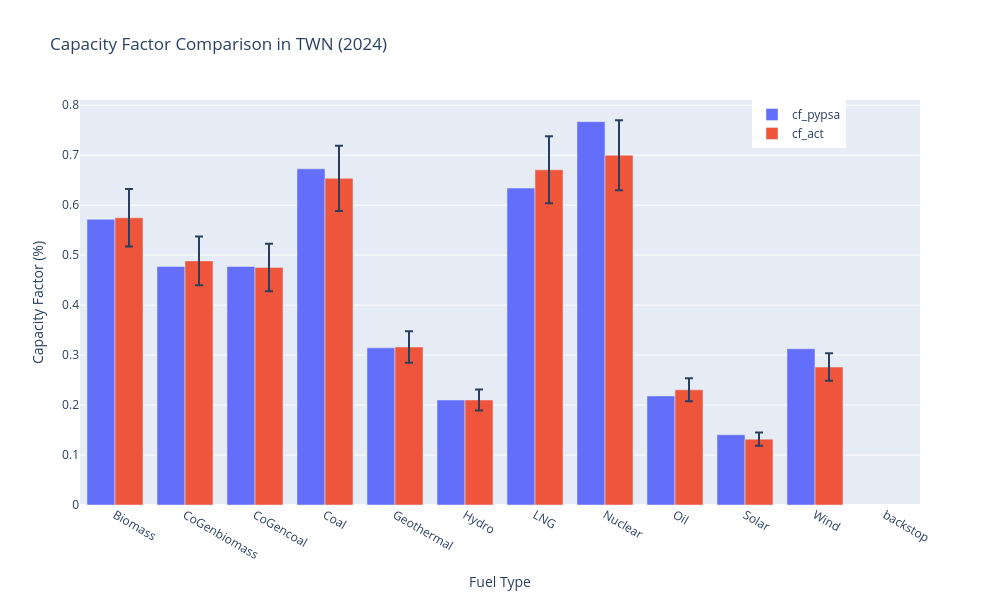

This figure's notebook cell:
### Code cell
# --- CALIBRATION 1C: YEARLY CAPACITY FACTOR 2024 - Official data vs model --- #

# Extract CF results
cf_pypsa = (n.statistics.capacity_factor(groupby=['bus','carrier']).reset_index().rename(columns={'carrier':'Fuel', 0:'cf_pypsa'})
)

cf_pypsa.loc[cf_pypsa['Fuel'] == 'CoGenBiomass', 'Fuel'] = 'CoGenbiomass'
cf_pypsa.loc[cf_pypsa['Fuel'] == 'CoGenCoal', 'Fuel'] = 'CoGencoal'


# Official pnom results
pnom_act = (
    n
    .generators
    .p_nom_opt
    .groupby(by=[n.generators.carrier])
    .sum()
    .to_frame().reset_index().rename(columns={'carrier':'Fuel', 0:'cf_pypsa'})
)

cf_act = gen_act.merge(pnom_act,how='outer',on='Fuel')
cf_act['cf_act'] = cf_act['gen_act'].div(cf_act['p_nom_opt'] * 8760)
cf_comparison = cf_act.merge(cf_pypsa.loc[(cf_pypsa['component'] == 'Generator')],
                      how='outer',on='Fuel')

cf_comparison['err'] = cf_comparison['cf_act'].abs() * 0.1


# Create the figure manually
fig = go.Figure()

# Add cf_pypsa bars
fig.add_trace(go.Bar(
    x=cf_comparison['Fuel'],
    y=cf_comparison['cf_pypsa'],
    name='cf_pypsa'
))

# Add cf_act bars with error bars
fig.add_trace(go.Bar(
    x=cf_comparison['Fuel'],
    y=cf_comparison['cf_act'],
    name='cf_act',
    error_y=dict(
        type='data',
        array=cf_comparison['err'],
        visible=True
    )
))

# Update layout
fig.update_layout(
    barmode='group',
    title="Capacity Factor Comparison in TWN (2024)",
    width=1000,
    height=600,
    xaxis_title='Fuel Type',
    yaxis_title='Capacity Factor (%)',
    legend=dict(title='', x=0.8, y=1)
)

fig.show()

### Figure 1 — Plotly figure (JSON) as saved in the notebook; plotly's stock layout.template omitted (floating-point values rounded to 4 significant figures)
{"data": [{"name": "cf_pypsa", "type": "bar", "x": ["Biomass", "CoGenbiomass", "CoGencoal", "Coal", "Geothermal", "Hydro", "LNG", "Nuclear", "Oil", "Solar", "Wind", "backstop"], "y": [0.5717, 0.4772, 0.4772, 0.6728, 0.3145, 0.2102, 0.6342, 0.7672, 0.2183, 0.1407, 0.3126, NaN]}, {"error_y": {"array": [0.05748, 0.04885, 0.04755, 0.06537, 0.03162, 0.02102, 0.06708, 0.06999, 0.02305, 0.01318, 0.0276, NaN], "type": "data", "visible": true}, "name": "cf_act", "type": "bar", "x": ["Biomass", "CoGenbiomass", "CoGencoal", "Coal", "Geothermal", "Hydro", "LNG", "Nuclear", "Oil", "Solar", "Wind", "backstop"], "y": [0.5748, 0.4885, 0.4755, 0.6537, 0.3162, 0.2102, 0.6708, 0.6999, 0.2305, 0.1318, 0.276, NaN]}], "layout": {"barmode": "group", "height": 600, "legend": {"title": {"text": ""}, "x": 0.8, "y": 1}, "title": {"text": "Capacity Factor Comparison in TWN (2024)"}, "width": 1000, "xaxis": {"title": {"text": "Fuel Type"}}, "yaxis": {"title": {"text": "Capacity Factor (%)"}}}}
